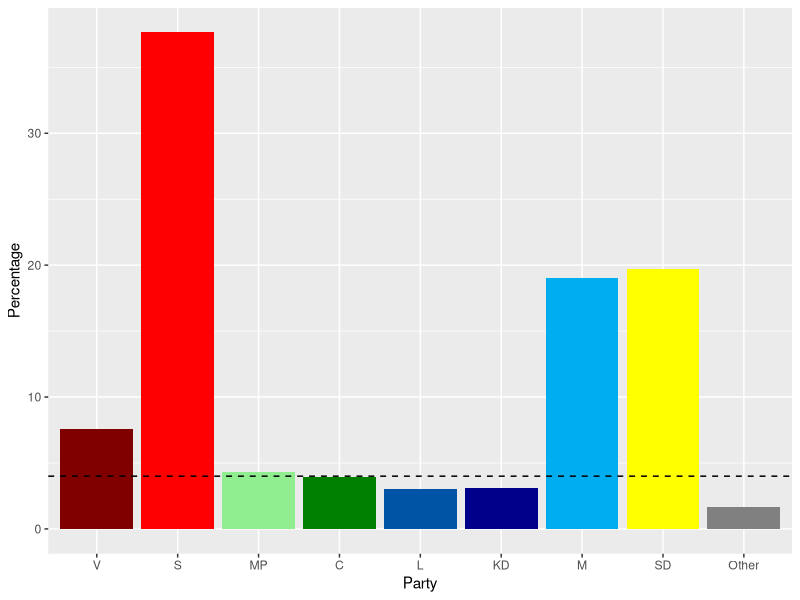
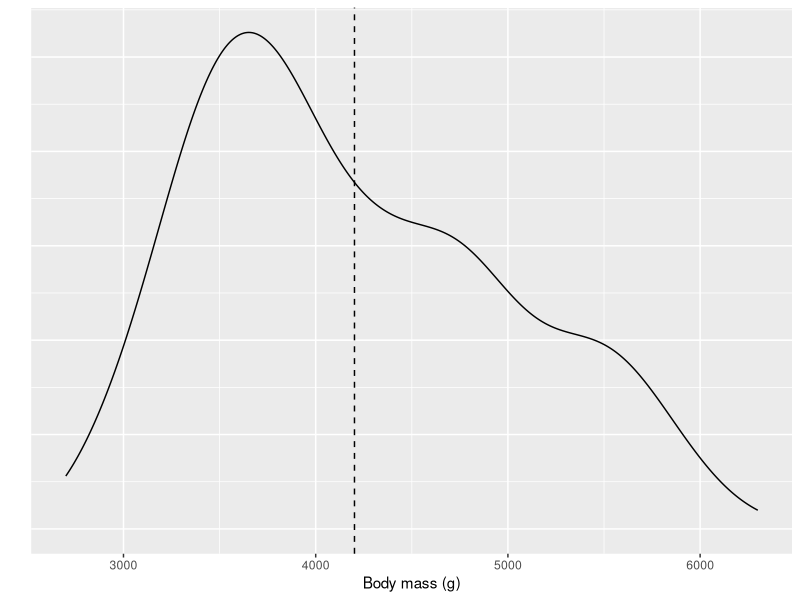
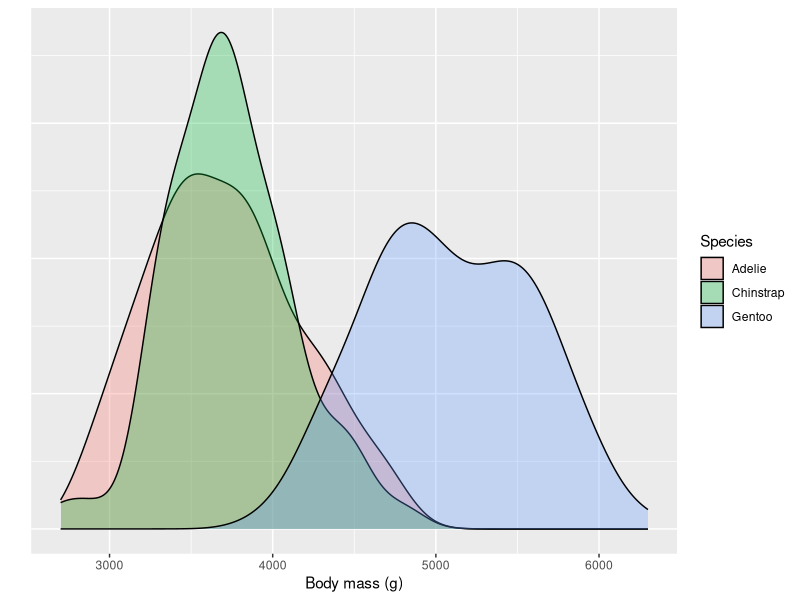
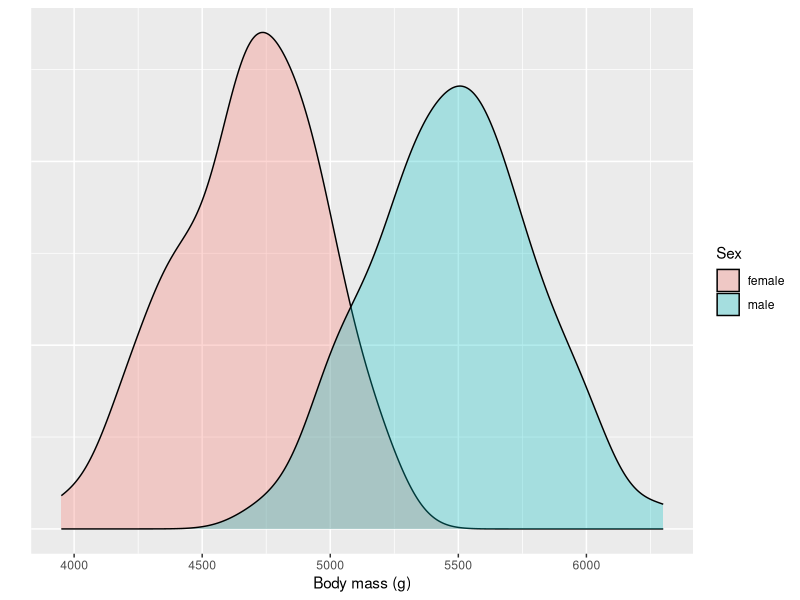
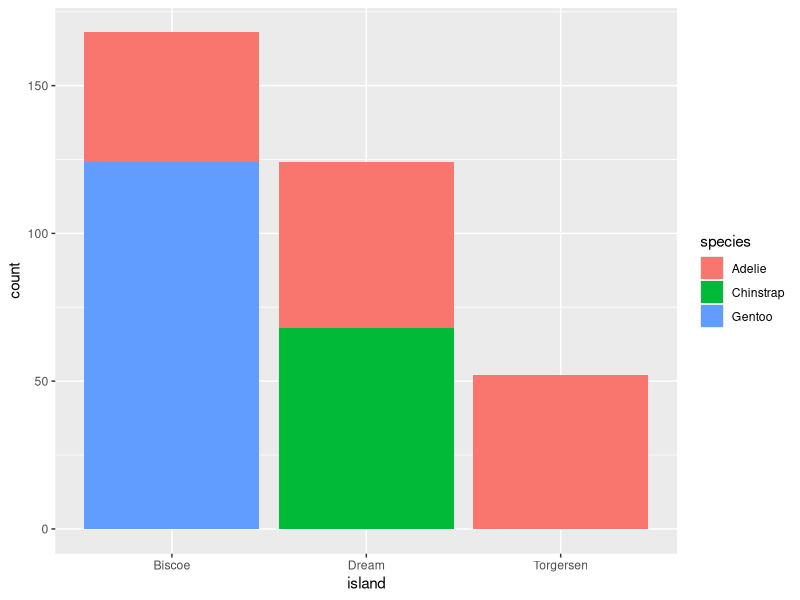

Here is the R script that generated these plots, in order:
## ---- chunk 1
#| warning: false
#| code-fold: true
#| code-summary: "Code to recreate sample"
library(tidyverse)

recreate_valjarbarometern <- function(valjarbarometern_aggregate, n)
{
  # Calculate number of observations of each party
  obs_per_party <- round(n * valjarbarometern_aggregate$percentage / 100)
  
  # Create a list of party observations
  party_observations <- mapply(rep, valjarbarometern_aggregate$party, obs_per_party)
  
  # Flatten the list into a single vector
  sample_data <- unlist(party_observations)
  
  # Create a data frame with the samples
  valjarbarometern <- tibble(party = sample_data)
  
  return(valjarbarometern)
}
# Number of people in survey
n = 3072

parties <- c("V", "S", "MP", "C", "L", "KD", "M", "SD", "Other")
# Aggregated sample
valjarbarometern_aggregate <- tibble(
  party = factor(parties, levels = parties), # Using levels to preserve order
  percentage = c(7.6, 37.6, 4.3, 3.9, 3, 3.1, 19, 19.7, 1.7))

valjarbarometern <- recreate_valjarbarometern(
  valjarbarometern_aggregate, n)
## ---- chunk 2
summary(valjarbarometern)
## ---- chunk 3
# Define the colors in the order V, S, MP, C, L, KD, M, SD, Other. Make sure party column follows the same order!
party_colors <- c("#800000", "#FF0000", "#90EE90", "#008000", "#0054A6", "#00008B", "#00AEEF", "#FFFF00", "#808080")
valjarbarometern |>
  ggplot(aes(x = party, fill = party)) + 
  geom_bar(aes(y = after_stat(count/sum(count) * 100))) + # Calculating percentages
  geom_hline(
    yintercept = 4,
    col = "black",
    linetype = 2) +
  labs(
    x = "Party",
    y = "Percentage") +
  guides(fill = "none") + # Remove fill legend
  scale_fill_manual(values = party_colors) # Set colors to party colors
## ---- chunk 4
n_participants <- 3072 # Number of participants in survey
valjarbarometern |>
  summarize(
    percentage = round(100 * n() / n, digits = 1), # Calculating percentage
    .by = party) # Grouping by party
## ---- chunk 5
n_participants <- 3072 # Number of participants in survey
n_mp_voters <- valjarbarometern |> # Number of participants who answered MP
  filter(party == "MP") |>
  summarize(n = n()) |>
  pull(n)
p_h0 <- 0.04 # Our null hypothesis
# Conducting hypothesis test of proportions. Observe that we are testing if the proportion is *greater* than.
result <- prop.test(n_mp_voters, n_participants, p_h0, alternative = "greater")
result
## ---- chunk 6
result$p.value
## ---- chunk 7
#| warning: false
library(palmerpenguins)
penguins |> 
  ggplot(aes(x = body_mass_g)) + 
  geom_density() + 
  geom_vline(
    xintercept = mean(penguins$body_mass_g, na.rm = TRUE),
    linetype = 2) +
  labs(
    x = "Body mass (g)",
    y = "") + 
  theme(
    axis.text.y = element_blank(),
    axis.ticks.y = element_blank())
## ---- chunk 8
t.test(penguins$body_mass_g, mu = 4000, alternative = "greater")
## ---- chunk 9
# warning: false
penguins |>
  drop_na() |>
  ggplot(aes(x = body_mass_g, fill = species)) +
  geom_density(alpha = 0.3) +
  labs(
    x = "Body mass (g)",
    y = "",
    fill = "Species") + 
  theme(
    axis.text.y = element_blank(),
    axis.ticks.y = element_blank())
## ---- chunk 10
library(palmerpenguins)
penguins |>
  drop_na() |>
  filter(species == "Gentoo") |>
  ggplot(aes(x = body_mass_g, fill = sex)) +
  geom_density(alpha = 0.3) +
  labs(
    x = "Body mass (g)",
    y = "",
    fill = "Sex") + 
  theme(
    axis.text.y = element_blank(),
    axis.ticks.y = element_blank())
## ---- chunk 11
penguins |>
  filter(species == "Gentoo") |>
  drop_na() |>
  summarize(
    count = n(),
    .by = sex)
## ---- chunk 12
female_gentoo_body_mass <- penguins |>
  filter(species == "Gentoo" & sex == "female") |>
  select(body_mass_g) |>
  drop_na()
male_gentoo_body_mass <- penguins |>
  filter(species == "Gentoo" & sex == "male") |>
  select(body_mass_g) |>
  drop_na()

t.test(male_gentoo_body_mass, female_gentoo_body_mass)
## ---- chunk 13
#| code-fold: true
#| code-comment: "Hint"
#| execute: false
gentoo_flipper_length <- penguins |>
  filter(species == "Gentoo") |>
  select(flipper_length_mm) |>
  drop_na()
chinstrap_flipper_length <- penguins |>
  filter(species == "Chinstrap") |>
  select(flipper_length_mm) |>
  drop_na()
adelie_flipper_length <- penguins |>
  filter(species == "Adelie") |>
  select(flipper_length_mm) |>
  drop_na()
## ---- chunk 14
#| code-fold: true
#| code-comment: "Hint"
#| execute: false
# Visualization
penguins |> 
  ggplot(aes(x = island, fill = species)) + 
  geom_bar()
# Total number of penguins on Dream island
n_total <- penguins |> 
  filter(island == "Dream") |>
  summarize(n = n()) |> 
  pull()
# Number of chinstrap penguins on Dream island
n_chinstrap <- penguins |> 
  filter(species == "Chinstrap" & island == "Dream") |>
  summarize(n = n()) |> 
  pull()
